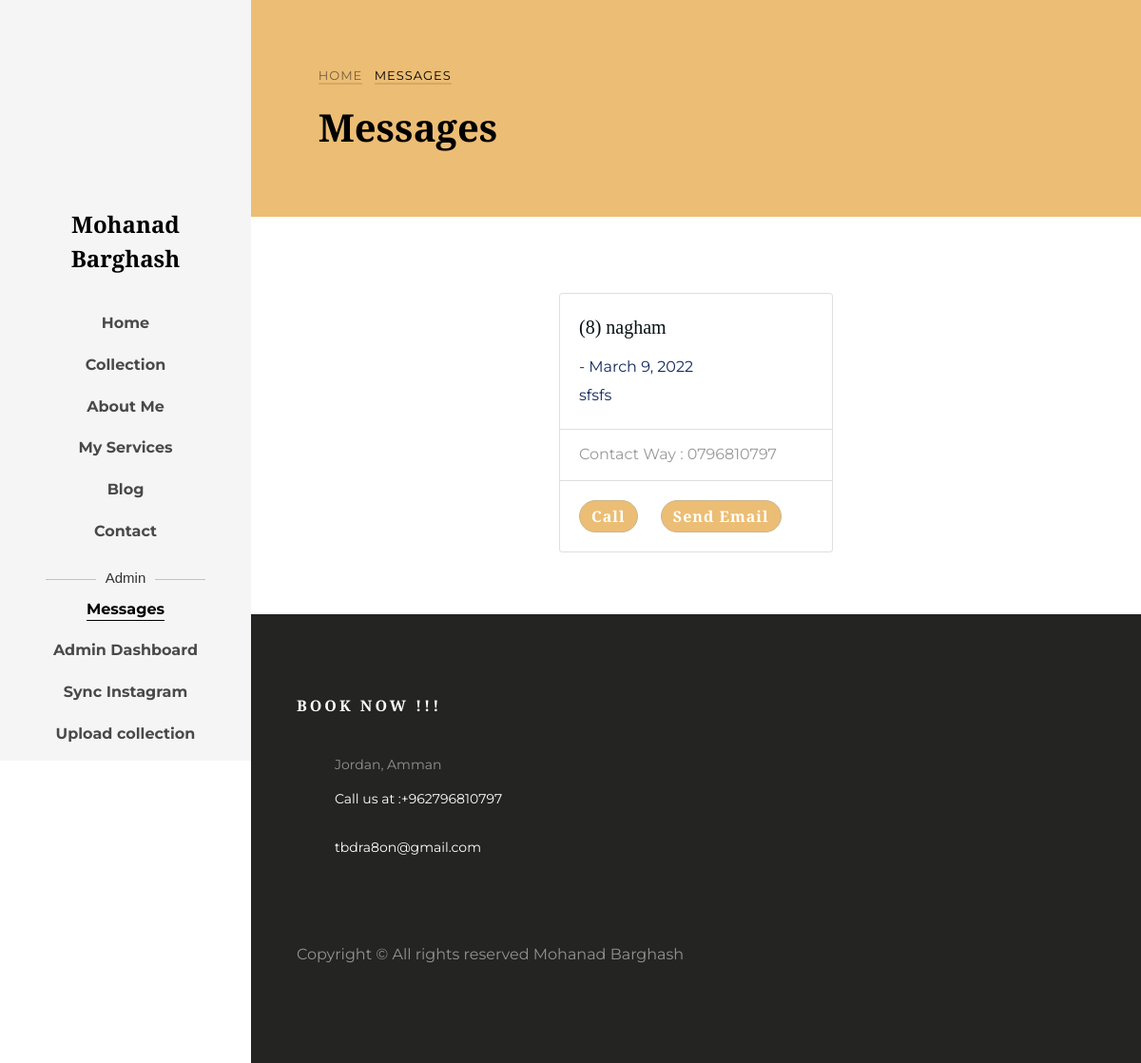
The page /Message-Read/ (signed in) on the database its author committed.
### Barghash/models.py (models this page shows, shortened)
class Profile(models.Model):
    name = models.CharField(null=True, blank=True, max_length=1500)
    profile_image = models.ImageField()
    home_first_photo = models.ImageField(null=True, blank=True)
    home_second_photo = models.ImageField(null=True, blank=True)
    email = models.CharField(null=True, blank=True, max_length=1500)
    phone_number = models.CharField(null=True, blank=True, max_length=1500)
    location = models.CharField(null=True, blank=True, max_length=1500)
    twitter = models.CharField(null=True, blank=True, max_length=1500)
    facebook = models.CharField(null=True, blank=True, max_length=1500)
    instagram = models.CharField(null=True, blank=True, max_length=1500)
    paragraph = models.TextField(null=True, blank=True, max_length=1500)
    title = models.CharField(null=True, blank=True, max_length=1500)
    jop = models.CharField(null=True, blank=True, max_length=1500)
    footer = models.TextField(null=True, blank=True, max_length=1500)
    color = ColorField(default='#CCB78F')

class Messages(models.Model):
    messages_number = models.AutoField(primary_key=True)
    date = models.DateTimeField(null=True, blank=True, auto_now_add=True)
    name = models.CharField(max_length=1500, null=True, blank=True)
    contact_way = models.CharField(max_length=300, null=True, blank=True)
    subject = models.CharField(max_length=1500, null=True, blank=True)
    message = models.TextField(max_length=50000, null=True, blank=True)

### Barghash/views.py (the view)
# urls.py: path('Message-Read/', MessageRead.as_view(), name='Message-Read'),
class MessageRead(LoginRequiredMixin, View):
    def get(self, request):
        profile = Profile.objects.first()
        messages = Messages.objects.all().order_by('-date')
        return render(request, "messages.html", {
            'main_image': profile.profile_image.url,
            'profile': profile,
            'messages': messages,
        })

### templates/messages.html (shortened to what this page needs)
{% extends "base.html" %} {% load static %}
{% block body %}
	<div id="colorlib-page">
		<div id="colorlib-main">
            <section class="ftco-section ftco-bread">
                <div class="container">
                    <div class="row no-gutters slider-text justify-content-center align-items-center">
                      <div class="col-md-8 ftco-animate" style="margin-right: 27%;">
                        <p class="breadcrumbs"><span class="mr-2"><a href={% url 'Home' %}>Home</a></span> <span>Messages</span></p>
                        <h1 class="bread">Messages</h1>
                      </div>
                    </div>
                </div>
            </section>
            <section class="ftco-section contact-section">
                  <div class="container">
                     <div class="d-flex table-responsive" style="justify-content: space-around; flex-wrap: wrap">
                        {% for message in messages %}
                            <div class="card" style="width: 18rem;margin-bottom: 15px;">
                              <div class="card-body">
                                <h5 class="card-title">({{ message.messages_number }}) {{ message.name }}</h5>
                                <p class="card-text"> - {{ message.date.date}}<br> {{ message.message }}</p>
                              </div>
                              <ul class="list-group list-group-flush">
                                    <li class="list-group-item">Contact Way : {{ message.contact_way }}</li>
                              </ul>
                              <div class="card-body">
                                <a href="tel://{{ message.contact_way }}" class="btn btn-primary py-3 px-5 card-link " style="padding: 1rem 0.75rem 1rem 0.75rem  !important; border-radius: 50px">Call</a>
                                <a href="mailto: {{ message.contact_way }}" class="btn btn-primary py-3 px-5 card-link" style="padding:1rem 0.75rem 1rem  0.75rem !important; border-radius: 50px">Send Email</a>
                              </div>
                            </div>
                        {% endfor %}
                     </div>
                  </div>
            </section>
		</div>
	</div>
{% endblock %}

### templates/base.html (shortened to what this page needs)
{% load static %}
<!DOCTYPE html>
<html lang="en" data-ctzscriptallow="true">
<head>
    <link rel="stylesheet" href="{% static 'Barghash/css/animate.css' %}">
    <link rel="stylesheet" href="{% static 'Barghash/css/owl.carousel.min.css' %}">
    <link rel="stylesheet" href="{% static 'Barghash/css/owl.theme.default.min.css' %}">
    <link rel="stylesheet" href="{% static 'Barghash/css/magnific-popup.css' %}">
    <link rel="stylesheet" href="{% static 'Barghash/css/aos.css' %}">
    <link rel="stylesheet" href="{% static 'Barghash/css/icomoon.css' %}">
    <link rel="stylesheet" href="{% static 'Barghash/css/style.css' %}">
    <link rel="stylesheet" href="{% static 'footer/assets/css/style.css' %}">
</head>
<body cz-shortcut-listen="true">
<div id="colorlib-page">
		<aside id="colorlib-aside" role="complementary" class="js-fullheight text-center">
			<h1 id="colorlib-logo"><a href={% url 'Home' %}><span class="img" style="background-image: url({{ main_image }});"></span>{{ profile.name }}</a></h1>
			<nav id="colorlib-main-menu" role="navigation">
				<ul>
					<li {% if '/' in  request.get_full_path %} {% endif %} ><a href={% url 'Home' %}>Home</a></li>
					<li {% if 'collection' in  request.get_full_path %} class="colorlib-active" {% endif %} ><a href="{% url 'Collection' %}">Collection</a></li>
					<li {% if 'about' in  request.get_full_path %} class="colorlib-active" {% endif %} ><a href={% url 'About' %}>About Me</a></li>
					<li {% if 'services' in  request.get_full_path %} class="colorlib-active" {% endif %} ><a href={% url 'Services' %}>My Services</a></li>
					<li {% if 'blog' in  request.get_full_path %} class="colorlib-active" {% endif %} ><a href={% url 'Blog' %}>Blog</a></li>
					<li {% if 'contact' in  request.get_full_path %} class="colorlib-active" {% endif %} > <a href={% url 'Contact' %}>Contact</a></li>
                    {% if request.user.is_authenticated %}
                        <h4 class="h2"><span>Admin</span></h4>
                        <li {% if 'Message-Read' in  request.get_full_path %} class="colorlib-active" {% endif %} > <a href={% url 'Message-Read' %}>Messages</a></li>
                        <li> <a href='{% url 'admin:index' %}'>Admin Dashboard</a></li>
                        <li> <a onclick="SyncInstagram()" style="cursor: pointer;">Sync Instagram</a></li>
                        <li {% if 'Upload-collection' in  request.get_full_path %} class="colorlib-active" {% endif %} > <a href={% url 'Upload-collection' %}>Upload collection</a></li>
                    {% endif %}
				</ul>
			</nav>
		</aside>
{% block body %}{% endblock %}
    <div id="colorlib-main">
         <footer class="ftco-footer ftco-bg-dark ftco-section">
	      <div class="container px-md-5">
	        <div class="row mb-5">
	          <div class="col-md">
	            <div class="ftco-footer-widget mb-4">
	            	<h2 class="ftco-heading-2">
                        {% if profile.footer %}
                            {{ profile.footer}}
                        {% else %}
                            HAVE A QUESTIONS?
                        {% endif %}
                    </h2>
	            	<div class="block-23 mb-3">
		              <ul>
                          {% if profile.location %}
                            <li><span class="icon icon-map-marker"></span><span class="text"> {{ profile.location}}</span></li>  {% endif %}
                          {% if profile.phone_number %}
		                    <li><a href="tel:{{ profile.phone_number}}"><span class="icon icon-phone"></span><span class="text"> Call us at :{{ profile.phone_number}}</span></a></li> {% endif %}
                          {% if profile.email %}
                            <li><a href="mailto:{{ profile.email}} "><span class="icon icon-envelope"></span><span class="text">{{ profile.email}}</span></a></li> {% endif %}
		              </ul>
		            </div>
	            </div>
	          </div>
	        </div>
	        <div class="row">
	          <div class="col-md-12">
	            <p>
	            Copyright &copy; All rights reserved {{ profile.name }} </p>
	          </div>
	        </div>
	      </div>
	    </footer>
    </div>
</div>
</body>
</html>

### static/Barghash/css/icomoon.css (style rules this page uses)
[class*=" icon-"],[class^=icon-] { font-family:icomoon!important;speak:none;font-style:normal;font-weight:400;font-variant:normal;text-transform:none;line-height:1;-webkit-font-smoothing:antialiased;-moz-osx-font-smoothing:grayscale }
.icon-map-marker:before { content:"\f041" }
.icon-phone:before { content:"\f095" }
.icon-envelope:before { content:"\f0e0" }

### rows shown on the page
Profile: name "Mohanad Barghash", footer "BOOK NOW !!!", location "Jordan, Amman", phone_number "+962796810797", email "tbdra8on@gmail.com"
Messages: messages_number "8", name "nagham", date "March 9, 2022", message "sfsfs", contact_way "0796810797"
